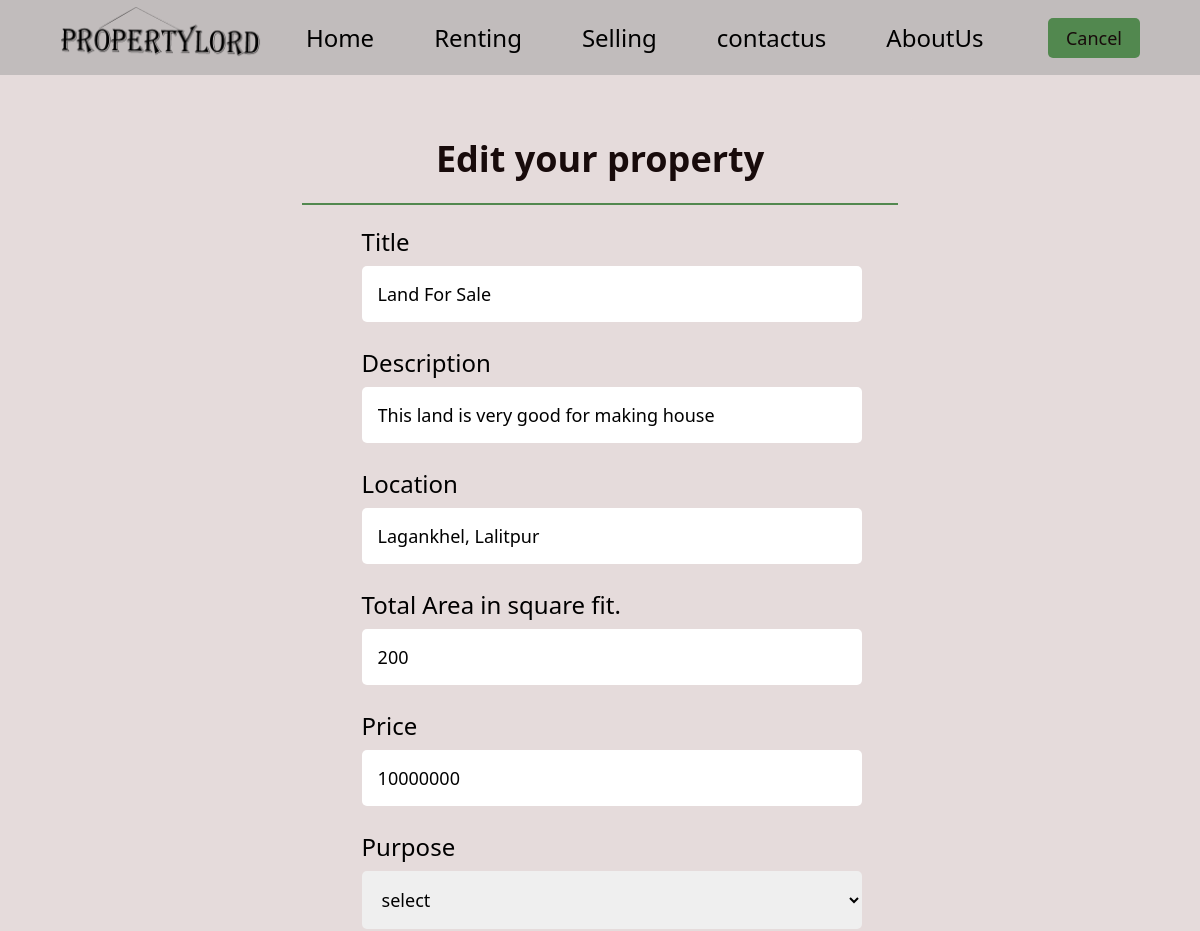
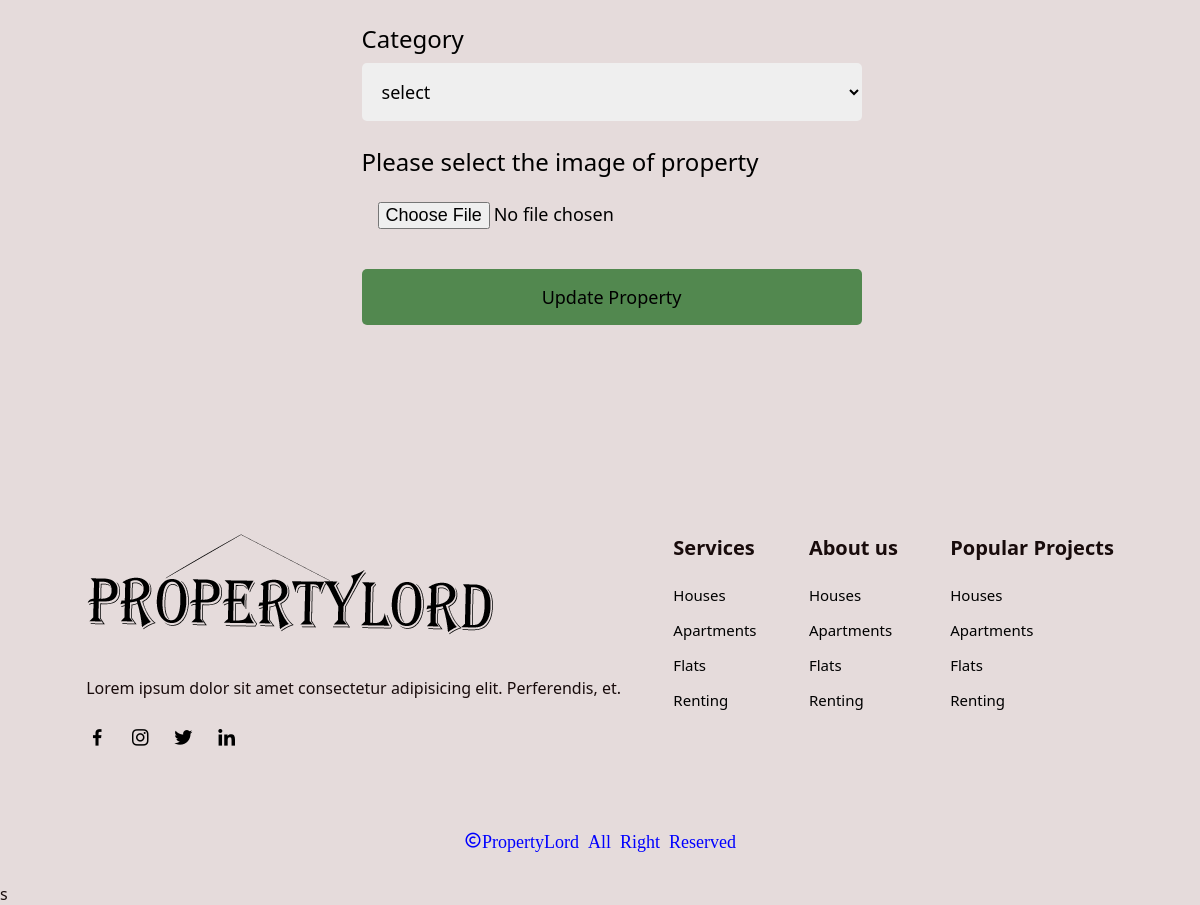
Screenshot of /app/editp.php?pid=7786 (signed in) with the database file from the repository (2 pictures, top to bottom).
### tables this page shows
CREATE TABLE IF NOT EXISTS `properties` (
  `id` int(11) NOT NULL AUTO_INCREMENT,
  `title` varchar(255) NOT NULL,
  `description` varchar(1500) NOT NULL,
  `location` varchar(100) NOT NULL,
  `userid` int(11) NOT NULL,
  `area` int(11) NOT NULL,
  `price` int(11) NOT NULL,
  `purpose` varchar(50) NOT NULL,
  `category` varchar(50) NOT NULL,
  `publishdate` varchar(50) NOT NULL,
  PRIMARY KEY (`id`),
  KEY `userid` (`userid`)
);

### app/editp.php (the view, shortened to what this page needs)
<?php
require 'connection.php';
if(isset($_GET['pid'])){
    $pid = $_GET['pid'];
    $selectSql = "select * from properties where id='$pid'";
    $result3=$conn->query($selectSql);
    $propertydata=$result3->fetch_assoc();
}
?>
<!DOCTYPE html>
<html lang="en">
<head>
    <link rel="stylesheet" href="addproperty.css">
    <link rel="stylesheet" href="https://unpkg.com/boxicons@latest/css/boxicons.min.css">
</head>
<body>
    <header class="sticky">
        <a href="#">
            <img src="img/logo.png" alt="">
        </a>
        <ul class="navbar open">
            <li><a href="user.php">Home</a></li>
            <li><a href="user.php#renting">Renting</a></li>
            <li><a href="user.php#selling">Selling</a></li>
            <li><a href="user.php#contactus">contactus</a></li>
            <li><a href="user.php#knowmore">AboutUs</a></li>
        </ul>
        <div class="h-btn">
            <a href="userprofile.php#property" class="h-btn2">Cancel</a>
        </div>
    </header>
    <section id="property">
    <div class="login">
        <div class="title">
            <h1>Edit your property</h1>
        </div>
        <div class="container">
            <form action="" method="post" enctype="multipart/form-data" onsubmit="return validateForm()">
                <div class="login-forms">
                    <div class="input">
                        <label for="">Title</label>
                        <input type="text" name="title" id="title" value="<?php echo $propertydata['title']; ?>" placeholder="Enter Title of the product" required>
                    </div>
                    <div class="input">
                        <label for="">Description</label>
                        <input type="text" name="description" id="description" value="<?php echo $propertydata['description']; ?>" placeholder="Enter Description" required>
                    </div>
                    <div class="input">
                        <label for="">Location</label>
                        <input type="text" name="location" id="location" value="<?php echo $propertydata['location']; ?>" placeholder="Enter Location" required>
                    </div>
                    <div class="input">
                        <label for="">Total Area in square fit.</label>
                        <input type="number" name="area" id="area" value="<?php echo $propertydata['area'];?>"  placeholder="Enter total area sqare fit." required>
                    </div>
                    <div class="input">
                        <label for="">Price</label>
                        <input type="number" name="price" id="price" value="<?php echo $propertydata['price'];?>" placeholder="Price in Rs."required>
                    </div>
                    <div class="input">
                        <label for="">Purpose</label>
                        <select name="purpose" class="loca" required>
                            <option class="option" value="">select</option>
                        </select>
                    </div>
                    <div class="input">
                        <label for="">Category</label>
                        <select name="category" class="loca" required>
                        <option class="option" value="">select</option>
                        </select>
                    </div>
                    <div class="input">
                        <label for="">Please select the image of property</label>
                        <input type="file" name="pimg" id="pimg" required>
                    </div>
                    <div class="input">
                        <input type="submit" name="updateproperty" id="updateproperty" value="Update Property" onclick="return confirm('Are you sure want to update?');" class="login-btn">
                    </div>
                </div>
            </form>
        </div>
    </div>
</section>
    <section class="footer">
        <div class="footer-content">
            <img src="img/logo.png" alt="">
            <p>Lorem ipsum dolor sit amet consectetur adipisicing elit. Perferendis, et.
            </p>
            <div class="icons">
                <a href="#"><i class='bx bxl-facebook'></i></a>
                <a href="#"><i class='bx bxl-instagram'></i></a>
                <a href="#"><i class='bx bxl-twitter'></i></a>
                <a href="#"><i class='bx bxl-linkedin'></i></a>
            </div>
        </div>
        <div class="footer-content links">
            <h4>Services</h4>
            <li><a href="#">Houses</a></li>
            <li><a href="#">Apartments</a></li>
            <li><a href="#">Flats</a></li>
            <li><a href="#">Renting</a></li>
        </div>
        <div class="footer-content links">
            <h4>About us</h4>
            <li><a href="#">Houses</a></li>
            <li><a href="#">Apartments</a></li>
            <li><a href="#">Flats</a></li>
            <li><a href="#">Renting</a></li>
        </div>
        <div class="footer-content links">
            <h4>Popular Projects</h4>
            <li><a href="#">Houses</a></li>
            <li><a href="#">Apartments</a></li>
            <li><a href="#">Flats</a></li>
            <li><a href="#">Renting</a></li>
        </div>
    </section>
    <section class="cp">
        <div class="copyright">
            <i class='bx bx-copyright'>PropertyLord All Right Reserved</i>
        </div>
    </section>s
</body>
</html>

### app/addproperty.css (style rules this page uses)
* { padding: 0; margin: 0; box-sizing: border-box; text-decoration: none; list-style: none; border: none; outline: none; scroll-behavior: smooth; font-family: 'Segoe UI', Tahoma, Geneva, Verdana, sans-serif; }
:root { --h1-font:5rem; --h2-font:2.9rem; --p-font:1.1rem; --bg-color:#e5dbdb; --text-color:#180b0b; --main-color:#52884f; --other-color:#000000; }
body { background: var(--bg-color); color: var(--text-color); }
header { width: 100%; position: fixed; top: 0; right: 0; z-index: 1000; display: flex; align-items: center; justify-content: space-between; background: transparent; padding:80px 15% 70px; transition: all .50s ease; }
header.sticky { padding: 8px 15%; background:#c1bcbc; margin-bottom: 2rem; }
.sticky a img { height: 3.5rem; }
.navbar { display: flex; gap: 10px; }
.navbar a { font-size: 1.5rem; padding: 10px 25px; font-weight: 500; color: var(--other-color); transition: all .40s ease; }
.h-btn { display: flex; align-items: center; }
.h-btn2 { display: inline-block; padding: 8px 18px; background: var(--main-color); color: var(--text-color); font-size: 18px; font-weight: 500; margin-left: 20px; transition: all .40s ease; border-radius: 5px; }
section { padding:80px 15% 70px; }
.footer { display: flex; justify-content: space-around; flex-wrap: wrap }
.footer-content h4 { margin-bottom: 1.5rem; font-size: 20px; }
.footer-content li { margin-bottom: 15px; }
.footer-content li a { display: block; font-size: var(--h1-font); color: var(--other-color); font-size: 15px; font-weight: 500; transition: all .40s ease; }
.footer-content p { color: var(--p-font); line-height: 30px; font-size: var(--p-font); margin: 20px 0; }
.cp { padding:18px 15% 30px; }
.copyright { cursor: pointer; font-weight: 500; text-align: center; font-size: large; font-family:'Franklin Gothic Medium', 'Arial Narrow', Arial, sans-serif; color: blue; }
.icons a { display: inline-block; font-size: 22px; color: var(--other-color); margin-right: 17px; transition: all .40s ease; }
.login { margin: 3rem auto; width: max-content; padding: 1rem ; background-color: var(--bg-color); border-radius: 5px; }
.login h1 { margin-bottom: 20px; }
.container { color: var(--other-color); display: grid; grid-template-columns: repeat(1, 1fr); padding: 20px 10% 15px; }
.title { border-bottom: 2px solid var(--main-color); position: relative; text-align: center; font-size: 24px; }
.login-forms { display: flex; flex-direction: column; gap: 1.5rem; width: 500px; margin-right: 6rem; font-weight: 500; font-family: 'Segoe UI', Tahoma, Geneva, Verdana, sans-serif; }
.input { display: grid; gap: .5rem; }
.input label { font-size: 24px; }
.input input { padding: 1rem; border-radius: 5px; border: none; font-size: 18px; }
.loca { padding: 1rem; border-radius: 5px; border: none; font-size: 18px; }
.loca option { padding: 1rem; border-radius: 5px; border: none; font-size: 18px; }
.login-btn { background: var(--main-color); border-radius: 5px; border: none; cursor: pointer; }
@media (max-width:1790px) { section { padding: 70px 6% 60px; } }
@media (max-width:1790px) { header.sticky { padding: 7px 6%; } }
@media (max-width:1425px) { :root { --h1-font:4.5rem; --h2-font:2rem; --p-font:1rem; } }
@media (max-width:1425px) { section { padding: 70px 5% 60px; } }
@media (max-width:1425px) { header.sticky { padding: 7px 5%; } }

### rows the page displays
properties: title "Land For Sale", description "This land is very good for making house", location "Lagankhel, Lalitpur", area "200", price "10000000"
